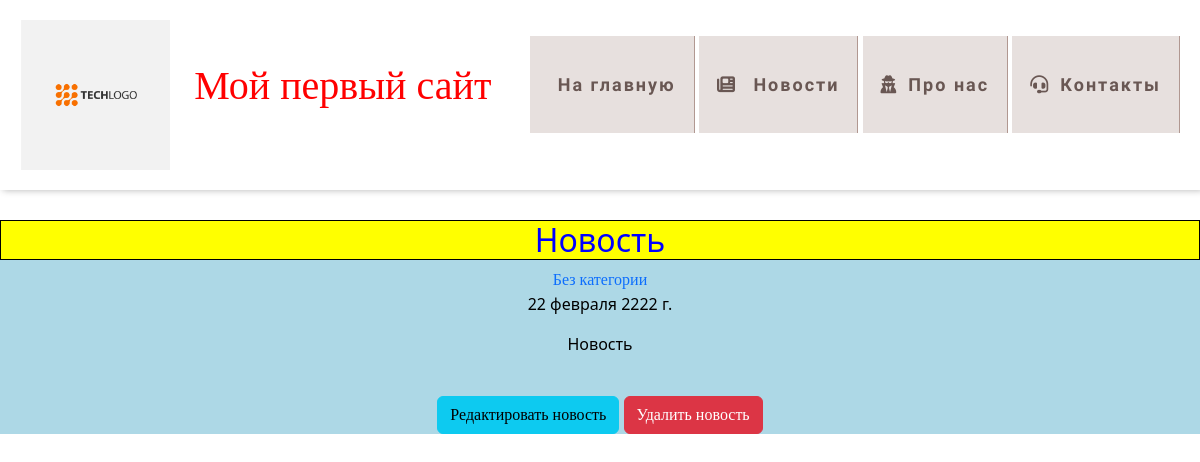
Screenshot of /news/novost with the database file from the repository.
### news/models.py (models this page shows, shortened)
class Articles(models.Model):
    title = models.CharField('Название', max_length=50)
    anons = models.CharField('Анонс', max_length=250)
    full_text = models.TextField('Статья')
    date = models.DateField('Дата публикации')
    category = models.ForeignKey(Category, on_delete=models.SET_DEFAULT, default=1, verbose_name="Категория")
    slug = models.SlugField('url', max_length=255, unique=True, blank=True)
    class Meta:
        verbose_name = 'Новость'
        verbose_name_plural = 'Новости'

class Category(models.Model):
    name = models.CharField(max_length=25, verbose_name="Название категории")

### news/views.py (the view)
# urls.py: path('<slug:slug>', views.NewsDetailView.as_view(), name='news-detail'),
class NewsDetailView(DetailView):
    model = Articles
    template_name = 'news/details_view.html'
    context_object_name = 'article'

### news/templates/news/details_view.html (shortened to what this page needs)
{% extends 'main/layout.html' %}
{% block content %}
    <div class="features">
        <h2>{{article.title}}</h2>
        <div>
            <a href="{% url 'news-category' article.category.id %}">{{article.category.name}}</a>
        </div>
        <p>{{article.date}}</p>
        <p>{{article.full_text}}</p>
        <br>
        <a href="{% url 'news-update' article.slug %}"><button class="btn btn-info"> Редактировать новость </button></a>
        <a href="{% url 'news-delete' article.slug %}"><button class="btn btn-danger"> Удалить новость </button></a>
    </div>
{% endblock %}

### main/static/main/css/main.css (style rules this page uses)
body { background-image:url ('../main/img/gr.jpg'); }
h2 { color: blue; background-color: yellow; border: 1px solid black; text-align: center }
p { color: black; text-align: center }
a { text-decoration: none; font-family: 'Lora', serif; transition: .5s linear; text-align: center }
.features { background-color: lightblue; color: yellow; text-align: center }

### main/templates/main/layout.html (style rules this page uses)
body { background-size: cover; background-image: url(https://img.freepik.com/free-vector/pastel-ombre-background-in-pink-and-purple_53876-120750.jpg?w=900&t=st=1677055340~exp=1677055940~hmac=aabe0985d7e57d794b57df6712bdd152bce1086d843ed4d16dbcc08ed50e9c57); }
a { text-decoration: none; }

### rows the page displays
Articles: title "Новость", category.name "Без категории", date "22 февраля 2222 г.", full_text "Новость"
